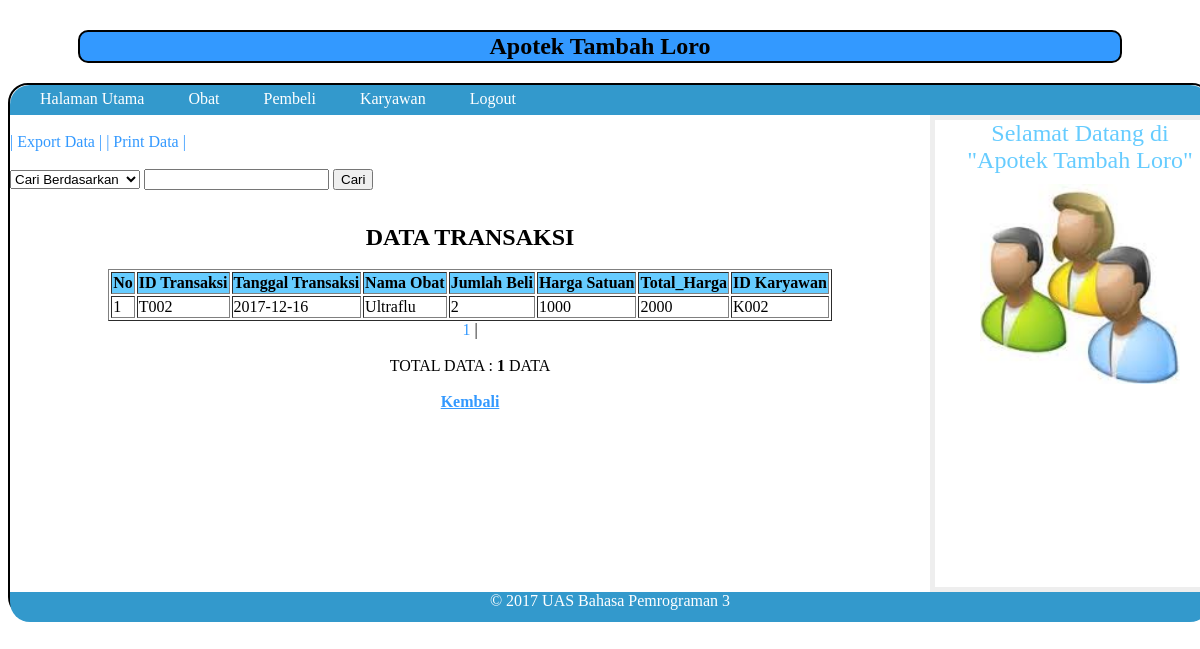
Screenshot of /user/transaksi/tampil.php with the database file from the repository.
### tables this page shows
CREATE TABLE IF NOT EXISTS `transaksi` (
  `id_transaksi` varchar(5) NOT NULL,
  `tgl_transaksi` date NOT NULL,
  `nama_obat` varchar(20) NOT NULL,
  `harga_satuan` int(11) NOT NULL,
  `jumlah_beli` varchar(5) NOT NULL,
  `total_harga` int(11) NOT NULL,
  `id_karyawan` varchar(5) NOT NULL
);

### user/transaksi/tampil.php (the view, shortened to what this page needs)
<html>
<link rel="stylesheet" type="text/css" href="../../css.css">
<body>
<center>
<h2><b> Apotek Tambah Loro </b></h2>
</center>
<div class="wrapper">
		<nav>
		<ul>
	<li><a href="../../user.php"> Halaman Utama </a></li>
    <li><a href="../obat/tampil.php"> Obat </a></li>
    <li><a href="../pembeli/tampil.php"> Pembeli</a></li>
    <li><a href="../karyawan/tampil.php"> Karyawan</a></li>
    <li><a href="../../logout.php"> Logout</a></li></aside>
   		</ul>
		</nav>
<section class="courses">
<article>
<br>
<a href='export.php'>| Export Data  | </a>
<a href='proses_print.php'>| Print Data | </a>
<br><br>
<form method="post" action="cari.php">
<select name="pilih"> <option value=""> Cari Berdasarkan </option>
                    </select>
<input type="text" name="pilihan">
<input type="submit" name="submit" value="Cari">
</form>
<center>
<br><b><font size="+2">DATA TRANSAKSI</font></b>
<br><br>
<table border="1">
<th> No </th>
<th> ID Transaksi </th>
<th> Tanggal Transaksi </th>
<th> Nama Obat </th>
<th> Jumlah Beli </th>
<th> Harga Satuan </th>
<th> Total_Harga </th>
<th> ID Karyawan </th>
<?php
$batas=5;
$halaman=$_GET['halaman'];
if(empty($halaman)) {
	$posisi=0;
}
else {
$posisi=($halaman-1)*$batas;
}
$tampil="select * from transaksi order by id_transaksi limit $posisi,$batas";
$hasil=mysql_query($tampil);
$no=1+$posisi;
while($row=mysql_fetch_array($hasil)) {
echo"<tr><td>$no</td>";
echo"<td>$row[id_transaksi]</td>";
echo"<td>$row[tgl_transaksi]</td>";
echo"<td>$row[nama_obat]</td>";
echo"<td>$row[jumlah_beli]</td>";
echo"<td>$row[harga_satuan]</td>";
echo"<td>$row[total_harga]</td>";
echo"<td>$row[id_karyawan]</td>";
$no++;
}
echo "</table>";
?>
<?php
	$tampil2 = "SELECT * FROM transaksi";
	$query = mysql_query($tampil2);
	$jum = mysql_num_rows($query);
	$jmlhal = ceil($jum/$batas);
for ($i=1;$i<=$jmlhal;$i++)
	if ($i != $hal)
	{
		echo"<a href='$_SERVER[PHP_SELF]?halaman=$i'> $i </a> | ";
	}
	else
	{
		echo"<b> $i </b> | ";
	}
echo "<br><br> <font color='#000'>TOTAL DATA : <b> $jum </b> DATA </font><br><br>";
?>
<?php
	echo "<a href='../../user.php'><b><u>Kembali</u></b></a>";
	?>
</center>
</article>
	</section>
    <aside>
    <section class="contact-details">
<h3><font size="+2"><center>Selamat Datang di "Apotek Tambah Loro"</center></font></h3>
	</section>
	<section class="popular-recipes">
<center><img src="../../gambar/login.jpg" width="200" height="200"></center>
	</section>
	</aside>
<footer><center>
&copy; 2017 UAS Bahasa Pemrograman 3
</center></footer>
</div>

### css.css (style rules this page uses)
.wrapper { width: 1200px; height:530px; margin: 18px auto 18px auto; border: 2px solid #000000; background-color: #ffffff; border-bottom-left-radius:20px; border-bottom-right-radius:20px; border-top-left-radius:20px; border-top-right-radius:20px; }
nav { clear: both; color: #ffffff; background-color: #3399CC; height: 30px; border-top-left-radius:20px; border-top-right-radius:20px; }
nav ul { margin: 0px; padding: 5px 0px 5px 30px; }
nav li { display: inline; margin-right: 40px; }
nav li a { color: #ffffff; }
section.courses { float: left; width: 920px; }
article { clear: both; overflow: auto; width: 100%; }
aside { width: 250px; height: 457px; float: left; padding: 0px 0px 10px 20px; border: 5px solid #eeeeee; }
a { color: #3399FF; text-decoration: none; }
h1, h2, h3 { font-weight: normal; }
h2 { padding: 1px; color: #000; background-color:#39F; border-radius:1px; border:2px solid #000; margin-left:70px; margin-right:70px; border-bottom-left-radius:10px; border-bottom-right-radius:10px; border-top-left-radius:10px; border-top-right-radius:10px; margin-top: 30px; }
h3 { margin: 0px 0px 10px 0px; color: #66CCFF; }
footer { clear: both; color: #ffffff; background-color:#3399CC; height: 30px; border-bottom-left-radius:20px; border-bottom-right-radius:20px; }
th { background:#6CF; }

### rows the page displays
transaksi: id_transaksi "T002", tgl_transaksi "2017-12-16", nama_obat "Ultraflu", jumlah_beli "2", harga_satuan "1000", total_harga "2000", id_karyawan "K002"

### other values shown
$jum "1"
